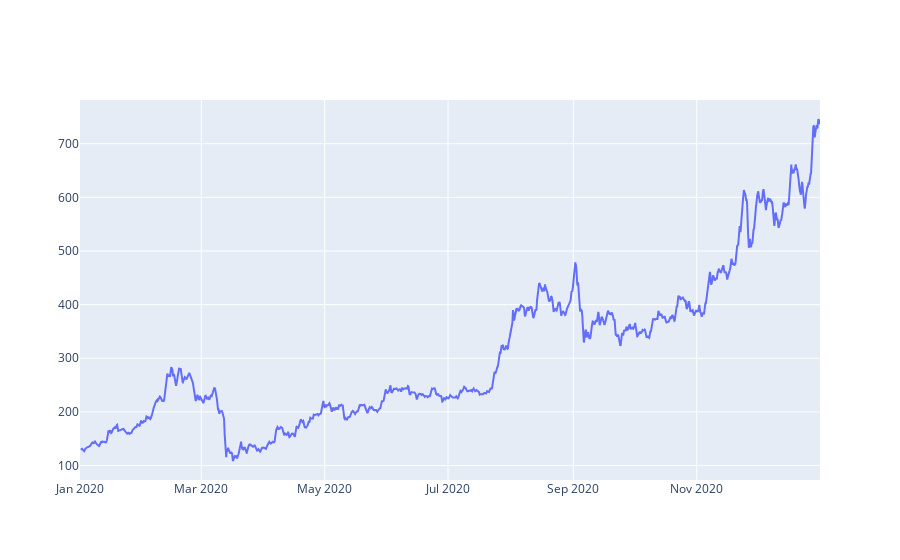

Source (notebook cell):
### Code cell
myp = rbsplot.testplotind(ind, pd.to_datetime(x_datetime))
go.Figure(myp).show()

### Figure 1 — Plotly figure (JSON) as saved in the notebook; plotly's stock layout.template omitted (floating-point values rounded to 4 significant figures; data arrays with more than 128 entries replaced by an {"elided": "..."} marker saying what was removed)
{"data": [{"type": "scatter", "x": {"elided": "8782 str values"}, "y": {"elided": "8782 float values"}}], "layout": {}}
